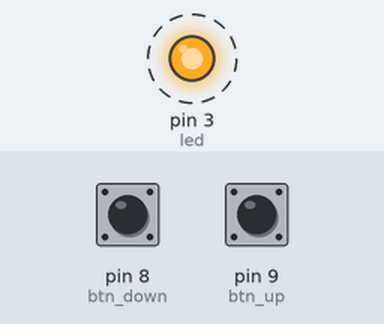
Recording of a sketch running on a simulated Arduino Uno, built with avr-gcc and run on an emulated ATmega328P. On the bench: output pins drawn as LEDs (lit = HIGH). Dashed ring = blinking. The inputs (shaded band) are chosen by the test bench; at power-on: pin 8 (btn_down) LOW, pin 9 (btn_up) LOW.

Above: at 0.2 s.
Timing chart, 0 to 3.0 s (numbered marks = the images above):
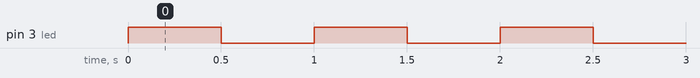

Measured:
- by itself, pin 3 (led): alternates HIGH for 0.50 s and LOW for 0.50 s

The sketch:

baitap_3.ino
```cpp
int btn_up=9;
int btn_down=8;
int led=3;
;
int delay_step=100;

int delay_start=500;
int pre_up=LOW;
int pre_down=LOW;
void setup() {
  // put your setup code here, to run once:
  pinMode(led,OUTPUT);
  pinMode(btn_up,INPUT);
  pinMode(btn_down,INPUT);
}

void loop() {
  if(pre_up==LOW && digitalRead(btn_up)==HIGH)
    {
      delay_start+=delay_step;
      pre_up=digitalRead(btn_up);
    }
    pre_up=digitalRead(btn_up);

    if(pre_down==LOW && digitalRead(btn_down)==HIGH){
      delay_start-=delay_step;
      pre_down=digitalRead(btn_down);
    }
    pre_down=digitalRead(btn_down);
    digitalWrite(led,HIGH);
    delay(delay_start);
    digitalWrite(led,LOW);
    delay(delay_start);


}
```
